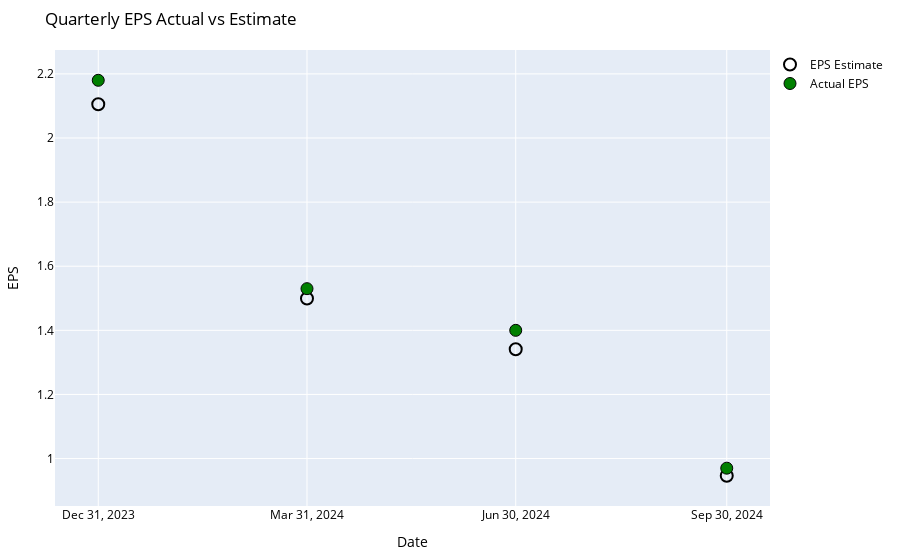

Notebook source saved alongside this figure:
### Code cell
fig = go.Figure()

fig.add_trace(go.Scatter(
    x=df['Date'],
    y=df['epsEstimate'],
    mode='markers',
    marker=dict(size=12, symbol='circle-open', color='black', line=dict(width=2, color='gray')),
    name='EPS Estimate'
))

for i, row in df.iterrows():
    color = 'green' if row['epsActual'] > row['epsEstimate'] else 'red'
    fig.add_trace(go.Scatter(
        x=[row['Date']],
        y=[row['epsActual']],
        mode='markers',
        marker=dict(size=12, color=color, line=dict(width=1, color='black')),
        name="Actual EPS" if i == 0 else "",  # Add legend only for the first marker
        hovertemplate=(
            f"<b>EPS Actual</b>: {row['epsActual']:.2f}<br>"
            f"<b>Surprise %</b>: {row['surprisePercent']:.2f}%"
            "<extra></extra>"
        ),
        showlegend=(i == 0)  # Show legend only for the first instance
    ))

fig.update_layout(
    title="Quarterly EPS Actual vs Estimate",
    xaxis=dict(title="Date", tickmode='array', tickvals=df['Date']),
    yaxis=dict(title="EPS", zeroline=True, zerolinecolor='gray', zerolinewidth=1),
    # plot_bgcolor='lightgray',
    font=dict(color='black'),
    legend=dict(x=1, y=1),
    margin=dict(l=50, r=50, t=50, b=50),
)

# Show the figure
fig.show()

### Figure 1 — Plotly figure (JSON) as saved in the notebook; plotly's stock layout.template omitted (floating-point values rounded to 4 significant figures)
{"data": [{"marker": {"color": "black", "line": {"color": "gray", "width": 2}, "size": 12, "symbol": "circle-open"}, "mode": "markers", "name": "EPS Estimate", "type": "scatter", "x": ["2023-12-31", "2024-03-31", "2024-06-30", "2024-09-30"], "y": [2.105, 1.499, 1.341, 0.9465]}, {"hovertemplate": "<b>EPS Actual</b>: 2.18<br><b>Surprise %</b>: 3.55%<extra></extra>", "marker": {"color": "green", "line": {"color": "black", "width": 1}, "size": 12}, "mode": "markers", "name": "Actual EPS", "showlegend": true, "type": "scatter", "x": ["2023-12-31"], "y": [2.18]}, {"hovertemplate": "<b>EPS Actual</b>: 1.53<br><b>Surprise %</b>: 2.05%<extra></extra>", "marker": {"color": "green", "line": {"color": "black", "width": 1}, "size": 12}, "mode": "markers", "name": "", "showlegend": false, "type": "scatter", "x": ["2024-03-31"], "y": [1.53]}, {"hovertemplate": "<b>EPS Actual</b>: 1.40<br><b>Surprise %</b>: 4.41%<extra></extra>", "marker": {"color": "green", "line": {"color": "black", "width": 1}, "size": 12}, "mode": "markers", "name": "", "showlegend": false, "type": "scatter", "x": ["2024-06-30"], "y": [1.4]}, {"hovertemplate": "<b>EPS Actual</b>: 0.97<br><b>Surprise %</b>: 2.48%<extra></extra>", "marker": {"color": "green", "line": {"color": "black", "width": 1}, "size": 12}, "mode": "markers", "name": "", "showlegend": false, "type": "scatter", "x": ["2024-09-30"], "y": [0.97]}], "layout": {"font": {"color": "black"}, "legend": {"x": 1, "y": 1}, "margin": {"b": 50, "l": 50, "r": 50, "t": 50}, "title": {"text": "Quarterly EPS Actual vs Estimate"}, "xaxis": {"tickmode": "array", "tickvals": ["2023-12-31", "2024-03-31", "2024-06-30", "2024-09-30"], "title": {"text": "Date"}}, "yaxis": {"title": {"text": "EPS"}, "zeroline": true, "zerolinecolor": "gray", "zerolinewidth": 1}}}
